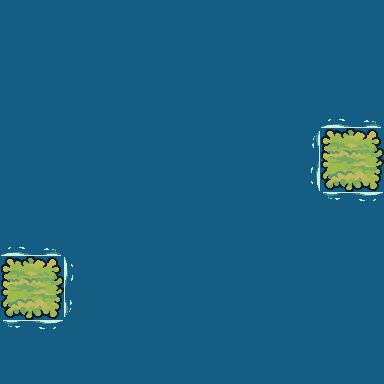

The image is a tile-based game level rendered from a .tmx file. Its description and source (layers, tilesets, objects; grid data summarised) follow:
An orthogonal 6x6 tile map with 64x64 px tiles, 5 tile layers (air, tanah, foam, semak dan batuan, ...), 3 hidden layers not drawn, 23 tilesets and 18 objects (6, 5, 1, 7, 4, ...).

<map version="1.10" tiledversion="1.10.2" orientation="orthogonal" renderorder="right-down" width="6" height="6" tilewidth="64" tileheight="64" infinite="0" nextlayerid="22" nextobjectid="58">
 <tileset firstgid="1" name="House_Yellow" tilewidth="64" tileheight="64" tilecount="6" columns="2">
  <image source="images/House/House_Yellow.png" width="128" height="192" />
 </tileset>
 <tileset firstgid="7" name="House_Purple" tilewidth="64" tileheight="64" tilecount="6" columns="2">
  <image source="images/House/House_Purple.png" width="128" height="192" />
 </tileset>
 <tileset firstgid="13" name="Tree" tilewidth="64" tileheight="64" tilecount="108" columns="12">
  <image source="images/Trees/Tree.png" width="768" height="576" />
 </tileset>
 <tileset firstgid="121" name="Tilemap_Flat" tilewidth="64" tileheight="64" tilecount="40" columns="10">
  <image source="images/Terrain/Ground/Tilemap_Flat.png" width="640" height="256" />
 </tileset>
 <tileset firstgid="161" name="Tilemap_Elevation" tilewidth="64" tileheight="64" tilecount="32" columns="4">
  <image source="images/Terrain/Ground/Tilemap_Elevation.png" width="256" height="512" />
 </tileset>
 <tileset firstgid="193" name="Water" tilewidth="64" tileheight="64" tilecount="1" columns="1">
  <image source="images/Terrain/Water/Water.png" width="64" height="64" />
 </tileset>
 <tileset firstgid="194" name="Bridge_All" tilewidth="64" tileheight="64" tilecount="12" columns="3">
  <image source="images/Bridge/Bridge_All.png" width="192" height="256" />
 </tileset>
 <tileset firstgid="206" name="HappySheep_Bouncing" tilewidth="128" tileheight="128" tilecount="6" columns="6">
  <image source="images/Sheep/HappySheep_Bouncing.png" width="768" height="128" />
  <tile id="0">
   <animation>
    <frame tileid="0" duration="100" />
    <frame tileid="1" duration="100" />
    <frame tileid="2" duration="100" />
    <frame tileid="3" duration="100" />
    <frame tileid="4" duration="100" />
    <frame tileid="5" duration="100" />
   </animation>
  </tile>
 </tileset>
 <tileset firstgid="212" name="HappySheep_Idle" tilewidth="128" tileheight="128" tilecount="8" columns="8">
  <image source="images/Sheep/HappySheep_Idle.png" width="1024" height="128" />
  <tile id="0">
   <animation>
    <frame tileid="2" duration="100" />
    <frame tileid="3" duration="100" />
    <frame tileid="4" duration="100" />
    <frame tileid="5" duration="100" />
    <frame tileid="6" duration="100" />
    <frame tileid="7" duration="100" />
    <frame tileid="7" duration="100" />
   </animation>
  </tile>
 </tileset>
 <tileset firstgid="220" name="Rocks_04" tilewidth="128" tileheight="128" tilecount="8" columns="8">
  <image source="images/Terrain/Water/Rocks/Rocks_04.png" width="1024" height="128" />
  <tile id="0">
   <animation>
    <frame tileid="2" duration="100" />
    <frame tileid="3" duration="100" />
    <frame tileid="4" duration="100" />
    <frame tileid="5" duration="100" />
    <frame tileid="6" duration="100" />
    <frame tileid="7" duration="100" />
   </animation>
  </tile>
 </tileset>
 <tileset firstgid="228" name="Rocks_01" tilewidth="128" tileheight="128" tilecount="8" columns="8">
  <image source="images/Terrain/Water/Rocks/Rocks_01.png" width="1024" height="128" />
  <tile id="0">
   <animation>
    <frame tileid="2" duration="200" />
    <frame tileid="3" duration="200" />
    <frame tileid="4" duration="200" />
    <frame tileid="5" duration="200" />
    <frame tileid="6" duration="200" />
    <frame tileid="7" duration="200" />
   </animation>
  </tile>
 </tileset>
 <tileset firstgid="236" name="Foam" tilewidth="64" tileheight="64" tilecount="72" columns="24">
  <image source="images/Terrain/Water/Foam/Foam.png" width="1536" height="192" />
  <tile id="26">
   <animation>
    <frame tileid="26" duration="200" />
    <frame tileid="29" duration="200" />
    <frame tileid="32" duration="200" />
    <frame tileid="35" duration="200" />
    <frame tileid="38" duration="200" />
    <frame tileid="41" duration="200" />
    <frame tileid="44" duration="200" />
    <frame tileid="47" duration="200" />
   </animation>
  </tile>
 </tileset>
 <tileset firstgid="308" name="09" tilewidth="64" tileheight="64" tilecount="1" columns="1">
  <image source="images/Deco/09.png" width="64" height="64" />
 </tileset>
 <tileset firstgid="309" name="01" tilewidth="64" tileheight="64" tilecount="1" columns="1">
  <image source="images/Deco/01.png" width="64" height="64" />
 </tileset>
 <tileset firstgid="310" name="02" tilewidth="64" tileheight="64" tilecount="1" columns="1">
  <image source="images/Deco/02.png" width="64" height="64" />
 </tileset>
 <tileset firstgid="311" name="03" tilewidth="64" tileheight="64" tilecount="1" columns="1">
  <image source="images/Deco/03.png" width="64" height="64" />
 </tileset>
 <tileset firstgid="312" name="04" tilewidth="64" tileheight="64" tilecount="1" columns="1">
  <image source="images/Deco/04.png" width="64" height="64" />
 </tileset>
 <tileset firstgid="313" name="05" tilewidth="64" tileheight="64" tilecount="1" columns="1">
  <image source="images/Deco/05.png" width="64" height="64" />
 </tileset>
 <tileset firstgid="314" name="06" tilewidth="64" tileheight="64" tilecount="1" columns="1">
  <image source="images/Deco/06.png" width="64" height="64" />
 </tileset>
 <tileset firstgid="315" name="07" tilewidth="64" tileheight="64" tilecount="1" columns="1">
  <image source="images/Deco/07.png" width="64" height="64" />
 </tileset>
 <tileset firstgid="316" name="08" tilewidth="64" tileheight="64" tilecount="1" columns="1">
  <image source="images/Deco/08.png" width="64" height="64" />
 </tileset>
 <tileset firstgid="317" name="Tower_Red" tilewidth="64" tileheight="64" tilecount="8" columns="2">
  <image source="images/Tower/Tower_Red.png" width="128" height="256" />
 </tileset>
 <tileset firstgid="325" name="Water2" tilewidth="64" tileheight="64" tilecount="1" columns="1">
  <image source="images/Terrain/Water/Water2.png" width="64" height="64" />
 </tileset>
 <layer id="1" name="air" width="6" height="6">
  <data>[36 cells, 36 non-empty, 1 distinct tile ids]</data>
 </layer>
 <layer id="4" name="tanah" width="6" height="6">
  <data>[36 cells, 2 non-empty, 1 distinct tile ids]</data>
 </layer>
 <layer id="12" name="foam" width="6" height="6">
  <data>[36 cells, 6 non-empty, 1 distinct tile ids]</data>
 </layer>
 <layer id="11" name="batu" width="6" height="6" visible="0">
  <data>[36 cells, 1 non-empty, 1 distinct tile ids]</data>
 </layer>
 <layer id="13" name="semak dan batuan" width="6" height="6">
  <data>[36 cells, 0 non-empty, 0 distinct tile ids]</data>
 </layer>
 <layer id="5" name="rumah" width="6" height="6" visible="0">
  <data>[36 cells, 0 non-empty, 0 distinct tile ids]</data>
 </layer>
 <layer id="10" name="domba" width="6" height="6">
  <data>[36 cells, 0 non-empty, 0 distinct tile ids]</data>
 </layer>
 <layer id="14" name="jembatan" width="6" height="6" visible="0">
  <data>[36 cells, 1 non-empty, 1 distinct tile ids]</data>
 </layer>
 <objectgroup id="19" name="player">
  <object id="55" x="0" y="256" width="64" height="64" />
 </objectgroup>
 <objectgroup id="18" name="puzzle">
  <object id="20" name="6" x="64" y="64" width="64" height="64" />
  <object id="21" name="5" x="64" y="128" width="64" height="64" />
  <object id="22" name="1" x="64" y="256" width="64" height="64" />
  <object id="24" x="64" y="192" width="64" height="64" />
  <object id="26" name="7" x="128" y="64" width="64" height="64" />
  <object id="27" name="4" x="128" y="128" width="64" height="64" />
  <object id="28" name="2" x="128" y="256" width="64" height="64" />
  <object id="30" name="3" x="128" y="192" width="64" height="64" />
  <object id="32" name="8" x="192" y="64" width="64" height="64" />
  </objectgroup>
 <objectgroup id="20" name="dest">
  <!-- 1 objects omitted --></objectgroup>
</map>
<!-- 8 of 18 objects omitted -->
